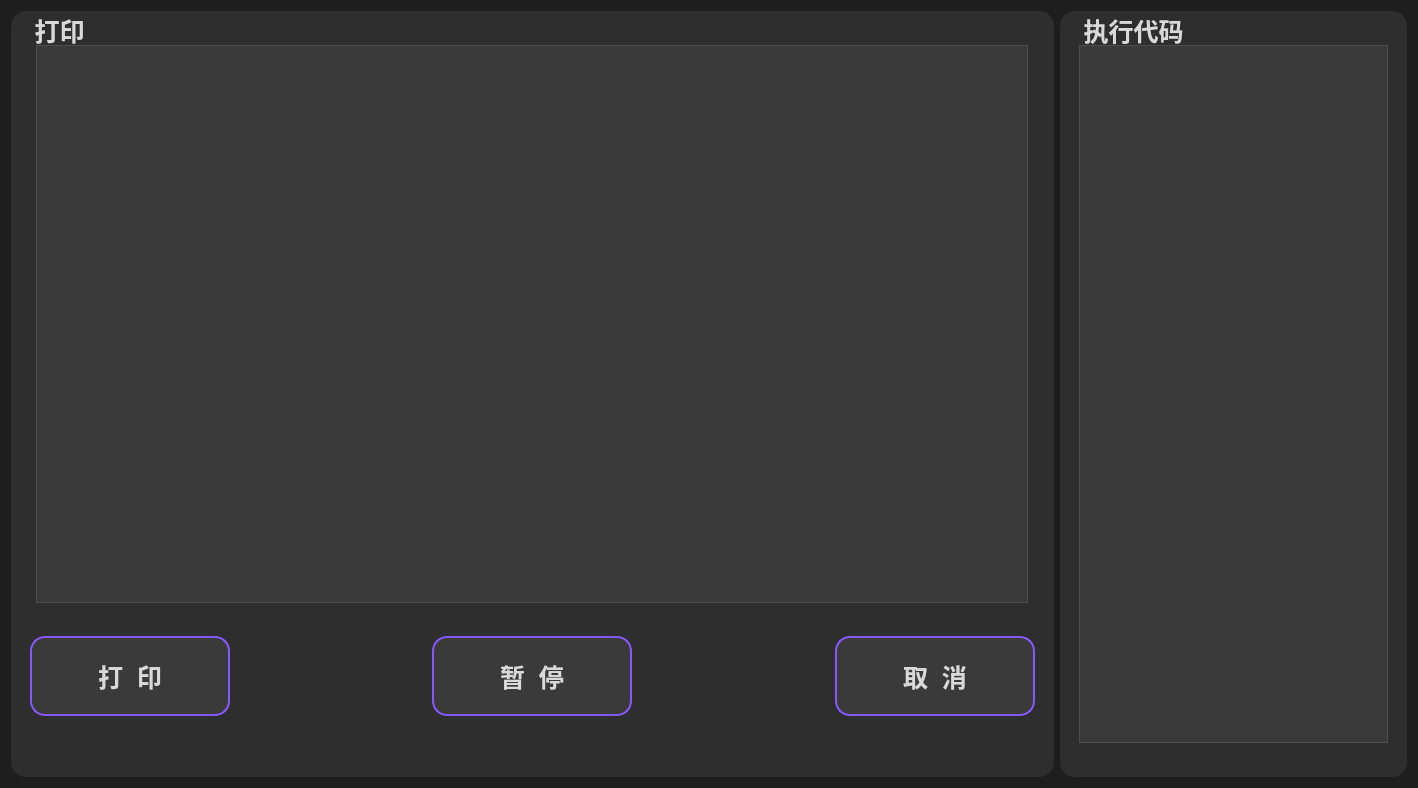
<?xml version="1.0" encoding="UTF-8"?>
<ui version="4.0">
 <class>PrintTab</class>
 <widget class="QWidget" name="PrintTab">
  <property name="geometry">
   <rect>
    <x>0</x>
    <y>0</y>
    <width>1418</width>
    <height>788</height>
   </rect>
  </property>
  <property name="sizePolicy">
   <sizepolicy hsizetype="Preferred" vsizetype="Preferred">
    <horstretch>0</horstretch>
    <verstretch>0</verstretch>
   </sizepolicy>
  </property>
  <property name="minimumSize">
   <size>
    <width>0</width>
    <height>0</height>
   </size>
  </property>
  <property name="windowTitle">
   <string>Widget</string>
  </property>
  <property name="styleSheet">
   <string notr="true">	QWidget {
		background-color: #1E1E1E;
		color: #FFFFFF;
	}
	QGroupBox {
        border: none;
        background-color: #2E2E2E;
		padding: 25px 10px;
        border-radius: 15px;
        font-size: 25px;
        font-family: &quot;Microsoft YaHei&quot;;
        font-weight: bold;
        color: #D9D9D9;
    }
    QGroupBox::title {
        padding: 5px;
        margin-left: 15px;
    }
  
    QPushButton {
        background-color: #3A3A3A;
        border: 2px solid #8757ff;
        color: #D9D9D9;
        font-size: 25px;
        font-family: &quot;Microsoft YaHei&quot;;
        font-weight: bold;
        border-radius: 15px;
        padding: 10px;
    }
    QPushButton:hover {
        background-color: #3f59fa;
    }
    QPushButton:pressed {
        background-color: #87B3E5; 
        border: 2px solid #4A90E2; 
    }
	QPushButton:disabled {
    	background-color: #2E2E2E;
    	color: #A9A9A9;
    	border: 2px solid #555;
    	padding: 10px; 
	}
</string>
  </property>
  <layout class="QHBoxLayout" name="horizontalLayout_2" stretch="3,1">
   <item>
    <widget class="QGroupBox" name="projectorGroupBox">
     <property name="sizePolicy">
      <sizepolicy hsizetype="Preferred" vsizetype="Preferred">
       <horstretch>0</horstretch>
       <verstretch>0</verstretch>
      </sizepolicy>
     </property>
     <property name="styleSheet">
      <string notr="true"/>
     </property>
     <property name="title">
      <string>打印</string>
     </property>
     <layout class="QVBoxLayout" name="verticalLayout">
      <item alignment="Qt::AlignHCenter|Qt::AlignTop">
       <widget class="QLabel" name="imageLabel">
        <property name="sizePolicy">
         <sizepolicy hsizetype="Fixed" vsizetype="Fixed">
          <horstretch>0</horstretch>
          <verstretch>0</verstretch>
         </sizepolicy>
        </property>
        <property name="minimumSize">
         <size>
          <width>992</width>
          <height>558</height>
         </size>
        </property>
        <property name="styleSheet">
         <string notr="true">
            QLabel#imageLabel {
                background-color: #3A3A3A; /* 深灰背景 */
                border: 1px solid #4D4D4D; /* 边框颜色 */
            }
         </string>
        </property>
        <property name="text">
         <string/>
        </property>
       </widget>
      </item>
      <item>
       <spacer name="verticalSpacer_2">
        <property name="orientation">
         <enum>Qt::Vertical</enum>
        </property>
        <property name="sizeHint" stdset="0">
         <size>
          <width>20</width>
          <height>40</height>
         </size>
        </property>
       </spacer>
      </item>
      <item>
       <layout class="QHBoxLayout" name="horizontalLayout">
        <item alignment="Qt::AlignLeft">
         <widget class="QPushButton" name="runButton">
          <property name="minimumSize">
           <size>
            <width>200</width>
            <height>80</height>
           </size>
          </property>
          <property name="styleSheet">
           <string notr="true"/>
          </property>
          <property name="text">
           <string>打  印</string>
          </property>
         </widget>
        </item>
        <item alignment="Qt::AlignHCenter">
         <widget class="QPushButton" name="pauseButton">
          <property name="minimumSize">
           <size>
            <width>200</width>
            <height>80</height>
           </size>
          </property>
          <property name="styleSheet">
           <string notr="true"/>
          </property>
          <property name="text">
           <string>暂  停</string>
          </property>
         </widget>
        </item>
        <item alignment="Qt::AlignRight">
         <widget class="QPushButton" name="stopButton">
          <property name="minimumSize">
           <size>
            <width>200</width>
            <height>80</height>
           </size>
          </property>
          <property name="styleSheet">
           <string notr="true"/>
          </property>
          <property name="text">
           <string>取  消</string>
          </property>
         </widget>
        </item>
       </layout>
      </item>
      <item>
       <spacer name="verticalSpacer">
        <property name="orientation">
         <enum>Qt::Vertical</enum>
        </property>
        <property name="sizeHint" stdset="0">
         <size>
          <width>20</width>
          <height>40</height>
         </size>
        </property>
       </spacer>
      </item>
     </layout>
    </widget>
   </item>
   <item>
    <widget class="QGroupBox" name="codeExecutionGroupBox">
     <property name="styleSheet">
      <string notr="true"/>
     </property>
     <property name="title">
      <string>执行代码</string>
     </property>
     <layout class="QHBoxLayout" name="codeExecutionLayout">
      <item>
       <widget class="QTextEdit" name="codeExecutionTextEdit">
        <property name="styleSheet">
         <string notr="true">
            QTextEdit#codeExecutionTextEdit {
                background-color: #3A3A3A; /* 文本编辑框背景 */
                border: 1px solid #4D4D4D; /* 边框颜色 */
                color: white;               /* 字体颜色 */
                font-size: 18px;            /* 字体大小 */
                font-family: Arial;         /* 字体类型 */
                font-weight: bold;          /* 字体加粗 */
            }
         </string>
        </property>
       </widget>
      </item>
     </layout>
    </widget>
   </item>
  </layout>
 </widget>
 <resources/>
 <connections/>
</ui>
